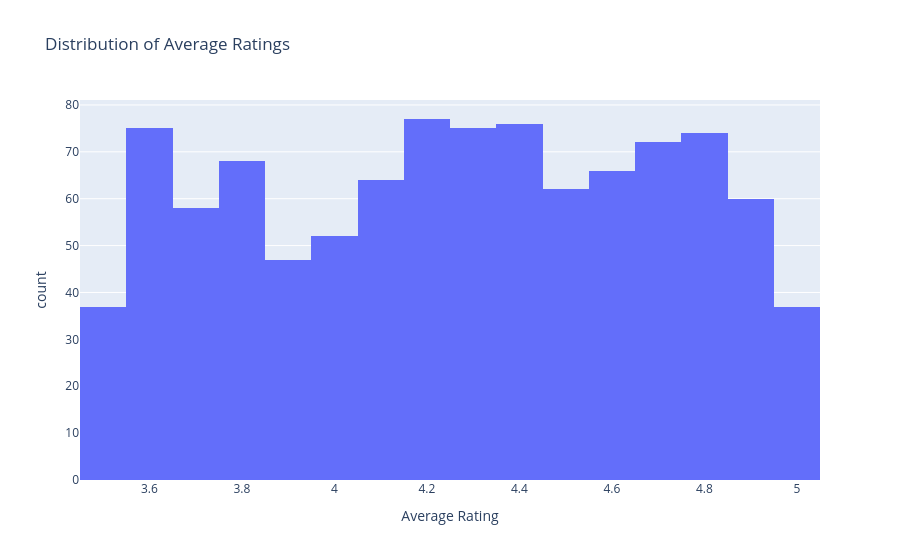

This figure's notebook cell:
### Markdown cell above
Average Ratings

### Code cell
fig = px.histogram(
    df,
    x='Average_Ratings',
    nbins=20,
    title='Distribution of Average Ratings',
    labels={'Average_Ratings': 'Average Rating'}
)

fig.show()

### Figure 1 — Plotly figure (JSON) as saved in the notebook; plotly's stock layout.template omitted (floating-point values rounded to 4 significant figures; data arrays with more than 128 entries replaced by an {"elided": "..."} marker saying what was removed)
{"data": [{"bingroup": "x", "hovertemplate": "Average Rating=%{x}<br>count=%{y}<extra></extra>", "legendgroup": "", "marker": {"color": "#636efa", "pattern": {"shape": ""}}, "name": "", "nbinsx": 20, "orientation": "v", "showlegend": false, "type": "histogram", "x": {"elided": "1000 float values"}, "xaxis": "x", "yaxis": "y"}], "layout": {"barmode": "relative", "legend": {"tracegroupgap": 0}, "title": {"text": "Distribution of Average Ratings"}, "xaxis": {"anchor": "y", "domain": [0, 1], "title": {"text": "Average Rating"}}, "yaxis": {"anchor": "x", "domain": [0, 1], "title": {"text": "count"}}}}
